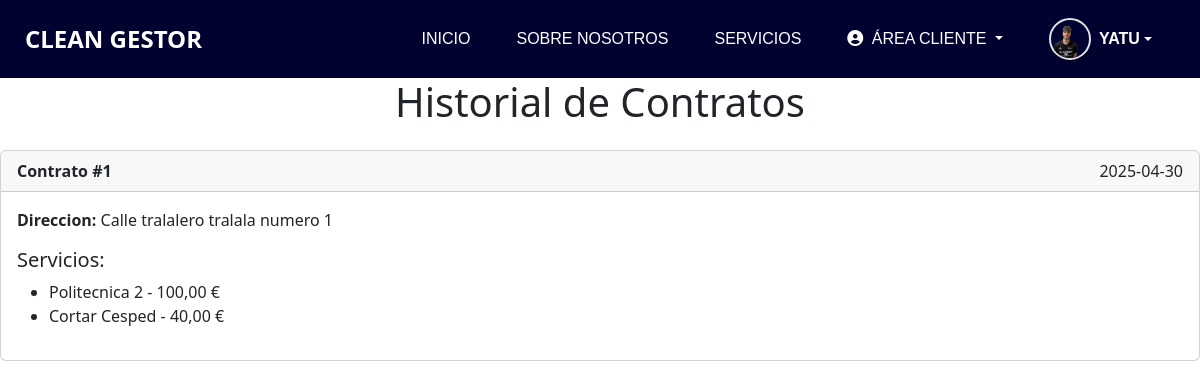
Before: /CleanGestor/views/servicios_contratados_cliente.php (signed in) with the older database file.
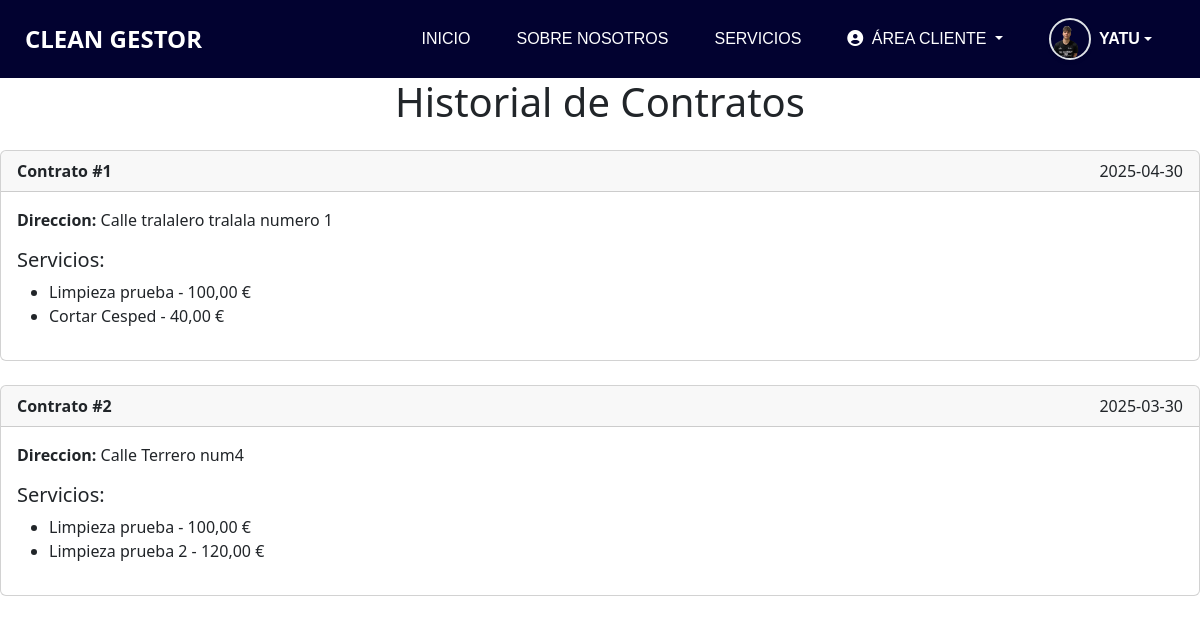
After: the same page with the newer database file.
### tables this page shows
CREATE TABLE `contrato` (
  `idContrato` int(11) NOT NULL,
  `fecha` date NOT NULL,
  `lugar` varchar(255) NOT NULL,
  `dni` varchar(255) NOT NULL,
  `estado` enum('abierto','finalizado') DEFAULT 'abierto'
);

CREATE TABLE `servicio` (
  `idServicio` int(11) NOT NULL,
  `precio` int(11) NOT NULL,
  `nombreServicio` varchar(255) NOT NULL,
  `descripcion` text NOT NULL,
  `sueldo` int(11) NOT NULL,
  `horas` int(11) NOT NULL,
  `fotoServicio` varchar(255) DEFAULT NULL,
  `idEmpresa` int(11) NOT NULL
);

### CleanGestor/DAO/ContratoDAO.php (called while the page is built, shortened)
<?php
class ContratoDAO {
    private $conexion;
    public function __construct($conexion) {
        $this->conexion = $conexion;
    }
    public function obtenerContratosConServicios($dni) {
        $sqlContratos = "SELECT c.idContrato, c.fecha, c.lugar
                         FROM contrato c
                         WHERE c.dni = ?";
        $stmt = $this->conexion->prepare($sqlContratos);
        $stmt->bind_param("s", $dni);
        $stmt->execute();
        $resultContratos = $stmt->get_result();
        $contratos = $resultContratos->fetch_all(MYSQLI_ASSOC);
        $contratoServicios = [];
        foreach ($contratos as $contrato) {
            $idContrato = $contrato['idContrato'];
            $sqlServicios = "SELECT s.nombreServicio, s.precio
                             FROM servicio s
                             INNER JOIN contratoservicio cs ON s.idServicio = cs.idServicio
                             WHERE cs.idContrato = ?";
            $stmt = $this->conexion->prepare($sqlServicios);
            $stmt->bind_param("i", $idContrato);
            $stmt->execute();
            $resultServicios = $stmt->get_result();
            $contratoServicios[$idContrato] = $resultServicios->fetch_all(MYSQLI_ASSOC);
        }
        return ['contratos' => $contratos, 'servicios' => $contratoServicios];
    }
}
?>

### CleanGestor/views/servicios_contratados_cliente.php (the view, shortened to what this page needs)
<?php
require_once("../DAO/ContratoDAO.php");
$conexion = new mysqli("localhost", "root", "", "gestor");
$contratoDAO = new ContratoDAO($conexion);
$dni = $_SESSION['dni'];
$data = $contratoDAO->obtenerContratosConServicios($dni);
$contratos = $data['contratos'];
$contratoServicios = $data['servicios'];
?>
<!DOCTYPE html>
<html lang="es">
<head>
    <link rel="stylesheet" href="../assets/css/bootstrap.css">
    <link rel="stylesheet" href="../assets/css/style.css">
</head>
<body class="sub_page">
    <div class="hero_area">
        <header class="header_section">
            <div class="container-fluid">
                <?php include_once("navbar.php"); ?>
            </div>
        </header>
    </div>
        <h1 class="text-center mb-4">Historial de Contratos</h1>
        <?php if (count($contratos) > 0): ?>
            <?php foreach ($contratos as $contrato): ?>
                <div class="card mb-4">
                    <div class="card-header">
                        <strong>Contrato #<?= $contrato['idContrato'] ?></strong>
                        <span class="float-end"><?= htmlspecialchars($contrato['fecha']) ?></span>
                    </div>
                    <div class="card-body">
                        <p><strong>Direccion:</strong> <?= htmlspecialchars($contrato['lugar']) ?></p>
                        <h5>Servicios:</h5>
                        <ul>
                            <?php foreach ($contratoServicios[$contrato['idContrato']] as $servicio): ?>
                                <li>
                                    <?= htmlspecialchars($servicio['nombreServicio']) ?> -
                                    <?= number_format($servicio['precio'], 2, ',', '.') ?> €
                                </li>
                            <?php endforeach; ?>
                        </ul>
                    </div>
                </div>
            <?php endforeach; ?>
        <?php else: ?>
            <p class="text-center text-muted">No tienes contratos en tu historial.</p>
        <?php endif; ?>
</body>
</html>

### CleanGestor/views/navbar.php (shortened to what this page needs)
<?php
$foto_perfil = isset($_SESSION['foto_perfil']) ? $_SESSION['foto_perfil'] : '../assets/uploads/default.png';
?>
<link href="https://cdn.jsdelivr.net/npm/bootstrap@5.3.3/dist/css/bootstrap.min.css" rel="stylesheet">
<link rel="stylesheet" href="https://cdnjs.cloudflare.com/ajax/libs/font-awesome/6.5.0/css/all.min.css">
<nav class="navbar navbar-expand-lg custom_nav-container">
    <a class="navbar-brand animate__animated animate__fadeInDown" href="index.php">
        <span>CLEAN GESTOR</span>
    </a>
    <div class="collapse navbar-collapse" id="navbarSupportedContent">
        <ul class="navbar-nav ms-auto align-items-center">
            <li class="nav-item"><a class="nav-link" href="index.php">INICIO</a></li>
            <li class="nav-item"><a class="nav-link" href="informate.php">SOBRE NOSOTROS</a></li>
            <li class="nav-item"><a class="nav-link" href="servicios.php">SERVICIOS</a></li>
            <?php if (isset($_SESSION['dni'])): ?>
            <?php if ($_SESSION['tipo_usuario'] === 'cliente'): ?>
                <li class="nav-item dropdown">
                    <a class="nav-link dropdown-toggle" href="#" id="areaClienteDropdown" role="button" data-bs-toggle="dropdown" aria-expanded="false">
                        <i class="fas fa-user-circle me-1"></i> ÁREA CLIENTE
                    </a>
                </li>
            <?php endif; ?>
            <li class="nav-item dropdown">
                <a class="nav-link dropdown-toggle d-flex align-items-center" href="#" id="profileDropdown" role="button" data-bs-toggle="dropdown" aria-expanded="false" style="padding: 10px 15px;">
                    <img
                        src="<?php echo htmlspecialchars($foto_perfil); ?>"
                        alt="Foto de perfil"
                        class="rounded-circle shadow-sm border border-2"
                        style="height: 42px; width: 42px; object-fit: cover; margin-right: 8px;"
                    >
                    <span class="fw-semibold"><?php echo $_SESSION['nombre'] ?? 'Usuario'; ?></span>
                </a>
            </li>
            <?php endif; ?>
        </ul>
    </div>
</nav>

### CleanGestor/assets/css/style.css (style rules this page uses)
body { height: auto; min-height: 100%; background: #fff; font-family: 'Montserrat', Arial, sans-serif; overflow-x: hidden; }
a, a:hover, a:focus { text-decoration: none; }
.hero_area { position: relative; background-color: #020230; height: auto !important; overflow: visible !important; min-height: 100vh; display: -webkit-box; display: -ms-flexbox; display: flex; -webkit-box-orient: vertical; -webkit-box-direction: normal; -ms-flex-direction: column; flex-direction: column; }
.sub_page .hero_area { min-height: auto; }
.header_section .container-fluid { padding-right: 25px; padding-left: 25px; }
.navbar-brand span { font-weight: bold; color: #fff; font-size: 24px; text-transform: uppercase; }
.custom_nav-container { padding: 10px 0; }
.custom_nav-container .navbar-nav { align-items: center; }
.custom_nav-container .navbar-nav .nav-item .nav-link { padding: 10px 15px; margin: 0 8px; color: #fff; text-align: center; text-transform: uppercase; font-family: 'Montserrat', Arial, sans-serif; transition: background 0.2s, color 0.2s; }

Changed rows visible on the page:
changed contrato "Calle tralalero tralala numero 1": loses servicio (nombreServicio "Politecnica 2", precio "100,00")
now on this page (row unchanged): servicio: nombreServicio "Limpieza prueba", precio "100,00"
added contrato: idContrato "2", fecha "2025-03-30", lugar "Calle Terrero num4"
now on this page (row unchanged): servicio: nombreServicio "Limpieza prueba 2", precio "120,00", shown under "2"
